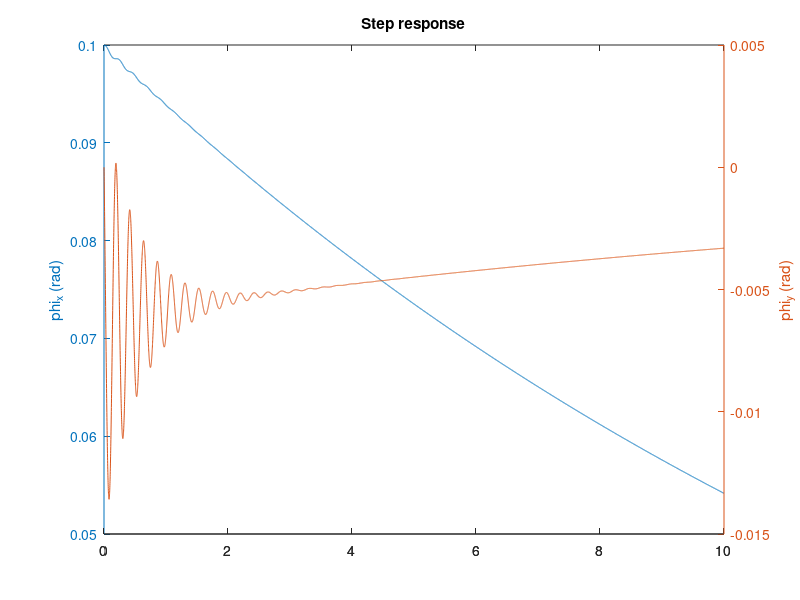
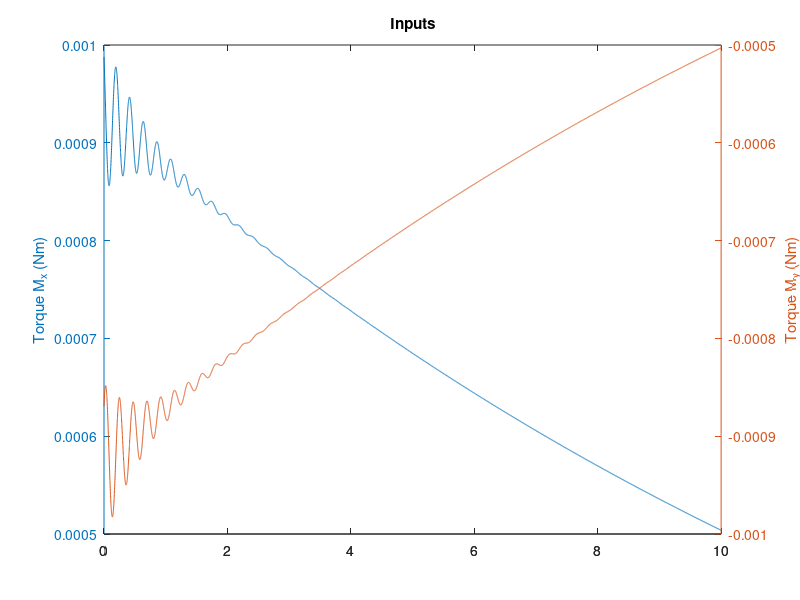

MATLAB code to generate these figures, in order:
% Octave users
% pkg load control

%% User defined parameters 
m = 75e-3;
r = 0.35;
M = 0.33;
mu = (M * m) / (M + m);
R = 0.05;
H = 0.3;
h = 0.15;
rho = h * m / (M + m);
rho_h = h * M / (M + m);
Ix = 1 / 4 * m * r^2 + 1 / 12 * M * (3 * R^2 + H^2) + M * rho_h ^ 2 + m * rho^2;
Iy = Ix;
Iz = 1 / 2 * m * r^2;


I1 = Ix;
I3 = Iz;
I2 = Iz - Iy;

g = 9.89; % gravitational acceleration (m / s^2)
omega_rpm = -500; % speed of gyro (rpm) minus sign is for correct gains
omega = pi / 30 * omega_rpm;
% Inertial matrices by Fusion
% I1 = 4.75e-3;
% I2 = -3.24e-3;
% I3 = 1.53e-3;


alpha = I2 / I1 * omega;

%% Continuous Time Model

% Model definition
A = [ 0 1 0 0; 
      0 0 0 -alpha;  
      0 0 0 1;
      0 alpha 0 0];

B = [0 0;
     1 0;
     0 0;
     0 1];
 
C = eye(4, 4);
D = zeros(4, 2);

% State-space Model Definition
states = {'phi_x', 'phi_x_dot', 'phi_y', 'phi_y_dot'};
inputs = {'M_x' 'M_y'};

display('State-Space Model')
SS = ss(A, B, C, D, 'statename',states,'inputname',inputs,'outputname',states)

display('Transfer functions')
G = tf(SS)

M_x_max = 2e-3;
M_y_max = M_x_max;
phi_x_max = 10 * pi / 180;

phi_y_max = phi_x_max;

% Cheap control strategy
Q = 3 * eye(4,4);
R =  eye(2,2);
N = zeros(4,2);

[K, P, e] = lqr(A, B, Q, R, N);


% Controlled system

Ac = A - B * K;
Bc = zeros(4, 2);


SScl = ss(Ac, Bc, C, D,'statename',states,'inputname',inputs,'outputname',states);

t = 0 : 0.001 : 10;
r = zeros(2, length(t));
X0 = [0.1; 0; 0.1; 0];
[y,t,x]=lsim(SScl,r',t, X0);

% Feedback Control Law u = - K x
u_control = - (K * x')';

% Plots

% Outputs / States
figure;
[AX,~,~] = plotyy(t,y(:,1),t,y(:,2),'plot');
set(get(AX(1),'Ylabel'),'String','phi_x (rad)')
set(get(AX(2),'Ylabel'),'String','phi_y (rad)')
title('Step response')

% Torques
figure;
[AX,~,~] = plotyy(t,I2 * u_control(:,1),t,I2 * u_control(:,2),'plot');
set(get(AX(1),'Ylabel'),'String','Torque M_x (Nm)')
set(get(AX(2),'Ylabel'),'String','Torque M_y (Nm)')
title('Inputs')




% %% Discretization
% T = 1 / 100; % Sampling Period
% SSd = c2d(SS, T, 'zoh');
% Gz = tf(SSd);
% 
% [Kd, Pd, ed] = lqr(SSd.A, SSd.B, Q, R, N);
% 
% Acd = A - B * K;
% SScld = ss(Ac, Bc, C, D,'statename',states,'inputname',inputs,'outputname',states);
% 
% [yd,t,xd]=lsim(SScl,r',t, X0);
% 
% % Feedback Control Law u = - K x
% ud_control = - (Kd * xd')';
% 
% figure;
% [AX,~,~] = plotyy(t,yd(:,1),t,yd(:,2),'stem');
% set(get(AX(1),'Ylabel'),'String','phi_x (rad)')
% set(get(AX(2),'Ylabel'),'String','phi_y (rad)')
% title('Step response')
% 
% % Torques
% figure;
% [AX,~,~] = plotyy(t,ud_control(:,1),t,ud_control(:,2),'stem');
% set(get(AX(1),'Ylabel'),'String','Torque M_x (Nm)')
% set(get(AX(2),'Ylabel'),'String','Torque M_y (Nm)')
% title('Inputs')
